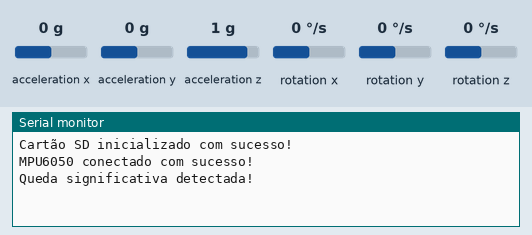
Recording of a sketch running on a simulated Arduino Uno, built with avr-gcc and run on an emulated ATmega328P. Shown: the last lines printed to the serial monitor. Inputs (shaded band) come from the test bench; at power-on: acceleration z 1 g, acceleration x 0 g, acceleration y 0 g, rotation x 0 °/s, rotation y 0 °/s, rotation z 0 °/s. Storage starts empty.

Above: at 1.2 s.
1.3 s: acceleration z set to -1.4 g
At 2.3 s:
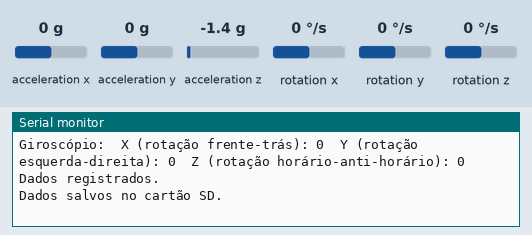
3.1 s: acceleration z set to 0.8 g
At 3.64 s:
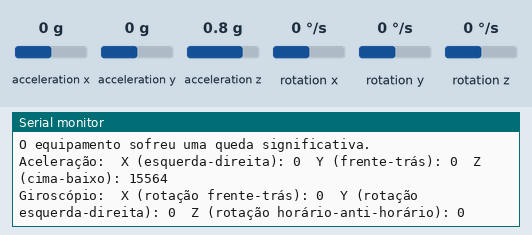

The sketch:

codigo_final_1.0.ino
```cpp
//bibliotecas do sensor MPU e do módulo para o micro SD
#include <Wire.h>
#include <MPU6050.h>
#include <SD.h>

//criação do objeto mpu para o sensor
MPU6050 mpu;

// Variáveis de offset para calibrar o giroscópio e acelerômetro
int16_t ax_offset, ay_offset, az_offset;
int16_t gx_offset, gy_offset, gz_offset;

// Variáveis para armazenar a leitura anterior do sensor
int16_t ax_prev, ay_prev, az_prev;
int16_t gx_prev, gy_prev, gz_prev;

// Pino de seleção do chip do módulo SD
const int chipSelect = 10;

// Variável para controlar a primeira leitura
bool primeiraLeitura = true;

// Inicializando todos os componentes
void setup() {
  Serial.begin(9600);
  Wire.begin();
  mpu.initialize();

  // Inicializar comunicação com o cartão SD
  if (!SD.begin(chipSelect)) {
    Serial.println("Falha ao inicializar o cartão SD!");
    return;
  }
  Serial.println("Cartão SD inicializado com sucesso!");

  // Verificando a inicialização do sensor e acusando falhas, se essas ocorrerem.
  if (mpu.testConnection()) {
    Serial.println("MPU6050 conectado com sucesso!");
  } else {
    Serial.println("Falha na conexão com o MPU6050.");
  }

  // Diminuir a sensibilidade do acelerômetro manualmente
  mpu.setFullScaleAccelRange(MPU6050_ACCEL_FS_8); // Configurar para ±8g

  // Calibração Inicial
  int16_t ax, ay, az;
  int16_t gx, gy, gz;
  mpu.getMotion6(&ax, &ay, &az, &gx, &gy, &gz);

  // Definir offsets (esses valores podem precisar de ajustes)
  ax_offset = ax;
  ay_offset = ay;
  az_offset = az - 16384; // Subtrair o valor da gravidade
  gx_offset = gx;
  gy_offset = gy;
  gz_offset = gz;

  // Armazenar as leituras iniciais
  ax_prev = ax;
  ay_prev = ay;
  az_prev = az;
  gx_prev = gx;
  gy_prev = gy;
  gz_prev = gz;
}

// Loop para a análise do movimento da caixa e declaração das variáveis nos 3 eixos dimensionais
void loop() {
  int16_t ax, ay, az;
  int16_t gx, gy, gz;
  // O sensor armazena as variações
  mpu.getMotion6(&ax, &ay, &az, &gx, &gy, &gz);

  // Aplicar offsets
  ax -= ax_offset;
  ay -= ay_offset;
  az -= az_offset;
  gx -= gx_offset;
  gy -= gy_offset;
  gz -= gz_offset;

  // Calcular a diferença nas leituras do sensor
  float deltaAcelX = abs(ax - ax_prev);
  float deltaAcelY = abs(ay - ay_prev);
  float deltaAcelZ = abs(az - az_prev);

  // Atualizar as leituras anteriores
  ax_prev = ax;
  ay_prev = ay;
  az_prev = az;
  gx_prev = gx;
  gy_prev = gy;
  gz_prev = gz;

  // Verificar se houve uma mudança significativa na aceleração
  if (deltaAcelX > 10000 || deltaAcelY > 10000 || deltaAcelZ > 9000) { // Ajustar este valor conforme necessário para detectar quedas significativas
    Serial.println("Queda significativa detectada!");

    if (!primeiraLeitura) {
      logData(ax, ay, az, gx, gy, gz); // Mostrar os dados no Monitor Serial.
      saveDataToSD(ax, ay, az, gx, gy, gz); // Salvar os dados no cartão SD
    }

    // Desativar o flag da primeira leitura
    primeiraLeitura = false;
  }

  delay(500);
}

void logData(int16_t ax, int16_t ay, int16_t az, int16_t gx, int16_t gy, int16_t gz) {
  // Mostrar os dados no Monitor Serial
  Serial.println("O equipamento sofreu uma queda significativa.");

  // Valores de aceleração
  Serial.print("Aceleração:\tX (esquerda-direita): "); Serial.print(ax);
  Serial.print("\tY (frente-trás): "); Serial.print(ay);
  Serial.print("\tZ (cima-baixo): "); Serial.println(az);

  // Valores do giroscópio
  Serial.print("Giroscópio:\tX (rotação frente-trás): "); Serial.print(gx);
  Serial.print("\tY (rotação esquerda-direita): "); Serial.print(gy);
  Serial.print("\tZ (rotação horário-anti-horário): "); Serial.println(gz);

  Serial.println("Dados registrados.");
}

void saveDataToSD(int16_t ax, int16_t ay, int16_t az, int16_t gx, int16_t gy, int16_t gz) {
  File dataFile = SD.open("datalog.txt", FILE_WRITE);

  if (dataFile) {
    dataFile.println("O equipamento sofreu uma queda significativa.");

    // Valores de aceleração
    dataFile.print("Aceleração:\tX (esquerda-direita): "); dataFile.print(ax);
    dataFile.print("\tY (frente-trás): "); dataFile.print(ay);
    dataFile.print("\tZ (cima-baixo): "); dataFile.println(az);

    // Valores do giroscópio
    dataFile.print("Giroscópio:\tX (rotação frente-trás): "); dataFile.print(gx);
    dataFile.print("\tY (rotação esquerda-direita): "); dataFile.print(gy);
    dataFile.print("\tZ (rotação horário-anti-horário): "); dataFile.println(gz);

    dataFile.println("Dados registrados.");
    dataFile.close();
    Serial.println("Dados salvos no cartão SD.");
  } else {
    Serial.println("Erro ao abrir o arquivo datalog.txt para escrita.");
  }
}
```

Measured:
- after the input at 1.3 s, the serial monitor: prints a new line after 0.30 s (image 1)
- after the input at 3.1 s, the serial monitor: prints a new line after 0.34 s (image 2)
